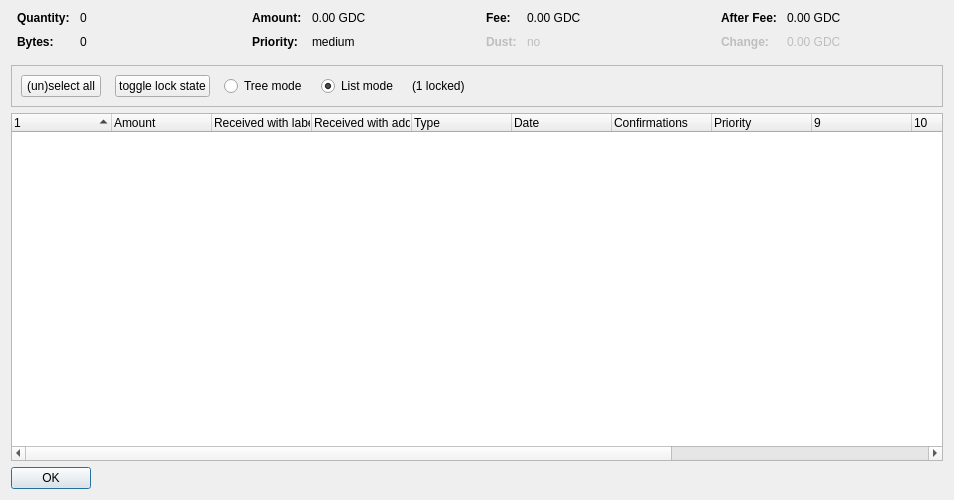
<?xml version="1.0" encoding="UTF-8"?>
<ui version="4.0">
 <class>CoinControlDialog</class>
 <widget class="QDialog" name="CoinControlDialog">
  <property name="geometry">
   <rect>
    <x>0</x>
    <y>0</y>
    <width>954</width>
    <height>500</height>
   </rect>
  </property>
  <property name="windowTitle">
   <string>Coin Selection</string>
  </property>
  <layout class="QVBoxLayout" name="verticalLayout">
   <item>
    <layout class="QHBoxLayout" name="horizontalLayoutTop" stretch="0,0,0,0">
     <property name="topMargin">
      <number>0</number>
     </property>
     <property name="bottomMargin">
      <number>10</number>
     </property>
     <item>
      <layout class="QFormLayout" name="formLayoutCoinControl1">
       <property name="horizontalSpacing">
        <number>10</number>
       </property>
       <property name="verticalSpacing">
        <number>10</number>
       </property>
       <property name="leftMargin">
        <number>6</number>
       </property>
       <property name="rightMargin">
        <number>6</number>
       </property>
       <item row="0" column="0">
        <widget class="QLabel" name="labelCoinControlQuantityText">
         <property name="font">
          <font>
           <weight>75</weight>
           <bold>true</bold>
          </font>
         </property>
         <property name="text">
          <string>Quantity:</string>
         </property>
        </widget>
       </item>
       <item row="0" column="1">
        <widget class="QLabel" name="labelCoinControlQuantity">
         <property name="cursor">
          <cursorShape>IBeamCursor</cursorShape>
         </property>
         <property name="contextMenuPolicy">
          <enum>Qt::ActionsContextMenu</enum>
         </property>
         <property name="text">
          <string notr="true">0</string>
         </property>
         <property name="textInteractionFlags">
          <set>Qt::LinksAccessibleByMouse|Qt::TextSelectableByKeyboard|Qt::TextSelectableByMouse</set>
         </property>
        </widget>
       </item>
       <item row="1" column="0">
        <widget class="QLabel" name="labelCoinControlBytesText">
         <property name="font">
          <font>
           <weight>75</weight>
           <bold>true</bold>
          </font>
         </property>
         <property name="text">
          <string>Bytes:</string>
         </property>
        </widget>
       </item>
       <item row="1" column="1">
        <widget class="QLabel" name="labelCoinControlBytes">
         <property name="cursor">
          <cursorShape>IBeamCursor</cursorShape>
         </property>
         <property name="contextMenuPolicy">
          <enum>Qt::ActionsContextMenu</enum>
         </property>
         <property name="text">
          <string notr="true">0</string>
         </property>
         <property name="textInteractionFlags">
          <set>Qt::LinksAccessibleByMouse|Qt::TextSelectableByKeyboard|Qt::TextSelectableByMouse</set>
         </property>
        </widget>
       </item>
      </layout>
     </item>
     <item>
      <layout class="QFormLayout" name="formLayoutCoinControl2">
       <property name="horizontalSpacing">
        <number>10</number>
       </property>
       <property name="verticalSpacing">
        <number>10</number>
       </property>
       <property name="leftMargin">
        <number>6</number>
       </property>
       <property name="rightMargin">
        <number>6</number>
       </property>
       <item row="0" column="0">
        <widget class="QLabel" name="labelCoinControlAmountText">
         <property name="font">
          <font>
           <weight>75</weight>
           <bold>true</bold>
          </font>
         </property>
         <property name="text">
          <string>Amount:</string>
         </property>
        </widget>
       </item>
       <item row="0" column="1">
        <widget class="QLabel" name="labelCoinControlAmount">
         <property name="cursor">
          <cursorShape>IBeamCursor</cursorShape>
         </property>
         <property name="contextMenuPolicy">
          <enum>Qt::ActionsContextMenu</enum>
         </property>
         <property name="text">
          <string notr="true">0.00 GDC</string>
         </property>
         <property name="textInteractionFlags">
          <set>Qt::LinksAccessibleByMouse|Qt::TextSelectableByKeyboard|Qt::TextSelectableByMouse</set>
         </property>
        </widget>
       </item>
       <item row="1" column="0">
        <widget class="QLabel" name="labelCoinControlPriorityText">
         <property name="font">
          <font>
           <weight>75</weight>
           <bold>true</bold>
          </font>
         </property>
         <property name="text">
          <string>Priority:</string>
         </property>
        </widget>
       </item>
       <item row="1" column="1">
        <widget class="QLabel" name="labelCoinControlPriority">
         <property name="cursor">
          <cursorShape>IBeamCursor</cursorShape>
         </property>
         <property name="contextMenuPolicy">
          <enum>Qt::ActionsContextMenu</enum>
         </property>
         <property name="text">
          <string>medium</string>
         </property>
         <property name="textInteractionFlags">
          <set>Qt::LinksAccessibleByMouse|Qt::TextSelectableByKeyboard|Qt::TextSelectableByMouse</set>
         </property>
        </widget>
       </item>
      </layout>
     </item>
     <item>
      <layout class="QFormLayout" name="formLayoutCoinControl3">
       <property name="horizontalSpacing">
        <number>10</number>
       </property>
       <property name="verticalSpacing">
        <number>10</number>
       </property>
       <property name="leftMargin">
        <number>6</number>
       </property>
       <property name="rightMargin">
        <number>6</number>
       </property>
       <item row="0" column="0">
        <widget class="QLabel" name="labelCoinControlFeeText">
         <property name="font">
          <font>
           <weight>75</weight>
           <bold>true</bold>
          </font>
         </property>
         <property name="text">
          <string>Fee:</string>
         </property>
        </widget>
       </item>
       <item row="0" column="1">
        <widget class="QLabel" name="labelCoinControlFee">
         <property name="cursor">
          <cursorShape>IBeamCursor</cursorShape>
         </property>
         <property name="contextMenuPolicy">
          <enum>Qt::ActionsContextMenu</enum>
         </property>
         <property name="text">
          <string notr="true">0.00 GDC</string>
         </property>
         <property name="textInteractionFlags">
          <set>Qt::LinksAccessibleByMouse|Qt::TextSelectableByKeyboard|Qt::TextSelectableByMouse</set>
         </property>
        </widget>
       </item>
       <item row="1" column="0">
        <widget class="QLabel" name="labelCoinControlLowOutputText">
         <property name="enabled">
          <bool>false</bool>
         </property>
         <property name="font">
          <font>
           <weight>75</weight>
           <bold>true</bold>
          </font>
         </property>
         <property name="text">
          <string>Dust:</string>
         </property>
        </widget>
       </item>
       <item row="1" column="1">
        <widget class="QLabel" name="labelCoinControlLowOutput">
         <property name="enabled">
          <bool>false</bool>
         </property>
         <property name="cursor">
          <cursorShape>IBeamCursor</cursorShape>
         </property>
         <property name="contextMenuPolicy">
          <enum>Qt::ActionsContextMenu</enum>
         </property>
         <property name="text">
          <string>no</string>
         </property>
         <property name="textInteractionFlags">
          <set>Qt::LinksAccessibleByMouse|Qt::TextSelectableByKeyboard|Qt::TextSelectableByMouse</set>
         </property>
        </widget>
       </item>
      </layout>
     </item>
     <item>
      <layout class="QFormLayout" name="formLayoutCoinControl4">
       <property name="horizontalSpacing">
        <number>10</number>
       </property>
       <property name="verticalSpacing">
        <number>10</number>
       </property>
       <property name="leftMargin">
        <number>6</number>
       </property>
       <property name="rightMargin">
        <number>6</number>
       </property>
       <item row="0" column="0">
        <widget class="QLabel" name="labelCoinControlAfterFeeText">
         <property name="font">
          <font>
           <weight>75</weight>
           <bold>true</bold>
          </font>
         </property>
         <property name="text">
          <string>After Fee:</string>
         </property>
        </widget>
       </item>
       <item row="0" column="1">
        <widget class="QLabel" name="labelCoinControlAfterFee">
         <property name="cursor">
          <cursorShape>IBeamCursor</cursorShape>
         </property>
         <property name="contextMenuPolicy">
          <enum>Qt::ActionsContextMenu</enum>
         </property>
         <property name="text">
          <string notr="true">0.00 GDC</string>
         </property>
         <property name="textInteractionFlags">
          <set>Qt::LinksAccessibleByMouse|Qt::TextSelectableByKeyboard|Qt::TextSelectableByMouse</set>
         </property>
        </widget>
       </item>
       <item row="1" column="0">
        <widget class="QLabel" name="labelCoinControlChangeText">
         <property name="enabled">
          <bool>false</bool>
         </property>
         <property name="font">
          <font>
           <weight>75</weight>
           <bold>true</bold>
          </font>
         </property>
         <property name="text">
          <string>Change:</string>
         </property>
        </widget>
       </item>
       <item row="1" column="1">
        <widget class="QLabel" name="labelCoinControlChange">
         <property name="enabled">
          <bool>false</bool>
         </property>
         <property name="cursor">
          <cursorShape>IBeamCursor</cursorShape>
         </property>
         <property name="contextMenuPolicy">
          <enum>Qt::ActionsContextMenu</enum>
         </property>
         <property name="text">
          <string notr="true">0.00 GDC</string>
         </property>
         <property name="textInteractionFlags">
          <set>Qt::LinksAccessibleByMouse|Qt::TextSelectableByKeyboard|Qt::TextSelectableByMouse</set>
         </property>
        </widget>
       </item>
      </layout>
     </item>
    </layout>
   </item>
   <item>
    <widget class="QFrame" name="frame">
     <property name="minimumSize">
      <size>
       <width>0</width>
       <height>40</height>
      </size>
     </property>
     <property name="frameShape">
      <enum>QFrame::StyledPanel</enum>
     </property>
     <property name="frameShadow">
      <enum>QFrame::Sunken</enum>
     </property>
     <layout class="QHBoxLayout" name="horizontalLayout">
      <item>
       <layout class="QHBoxLayout" name="horizontalLayoutPanel" stretch="0,0,0,0,0,0">
        <property name="spacing">
         <number>14</number>
        </property>
        <item>
         <widget class="QPushButton" name="pushButtonSelectAll">
          <property name="sizePolicy">
           <sizepolicy hsizetype="Maximum" vsizetype="Fixed">
            <horstretch>0</horstretch>
            <verstretch>0</verstretch>
           </sizepolicy>
          </property>
          <property name="text">
           <string>(un)select all</string>
          </property>
          <property name="autoDefault">
           <bool>false</bool>
          </property>
         </widget>
        </item>
        <item>
         <widget class="QPushButton" name="pushButtonToggleLock">
          <property name="sizePolicy">
           <sizepolicy hsizetype="Maximum" vsizetype="Fixed">
            <horstretch>0</horstretch>
            <verstretch>0</verstretch>
           </sizepolicy>
          </property>
          <property name="text">
           <string>toggle lock state</string>
          </property>
          <property name="autoDefault">
           <bool>false</bool>
          </property>
         </widget>
        </item>
        <item>
         <widget class="QRadioButton" name="radioTreeMode">
          <property name="sizePolicy">
           <sizepolicy hsizetype="Maximum" vsizetype="Fixed">
            <horstretch>0</horstretch>
            <verstretch>0</verstretch>
           </sizepolicy>
          </property>
          <property name="text">
           <string>Tree mode</string>
          </property>
         </widget>
        </item>
        <item>
         <widget class="QRadioButton" name="radioListMode">
          <property name="sizePolicy">
           <sizepolicy hsizetype="Maximum" vsizetype="Fixed">
            <horstretch>0</horstretch>
            <verstretch>0</verstretch>
           </sizepolicy>
          </property>
          <property name="text">
           <string>List mode</string>
          </property>
          <property name="checked">
           <bool>true</bool>
          </property>
         </widget>
        </item>
        <item>
         <widget class="QLabel" name="labelLocked">
          <property name="text">
           <string>(1 locked)</string>
          </property>
         </widget>
        </item>
        <item>
         <spacer name="horizontalSpacer">
          <property name="orientation">
           <enum>Qt::Horizontal</enum>
          </property>
          <property name="sizeHint" stdset="0">
           <size>
            <width>40</width>
            <height>20</height>
           </size>
          </property>
         </spacer>
        </item>
       </layout>
      </item>
     </layout>
    </widget>
   </item>
   <item>
    <widget class="CoinControlTreeWidget" name="treeWidget">
     <property name="contextMenuPolicy">
      <enum>Qt::CustomContextMenu</enum>
     </property>
     <property name="sortingEnabled">
      <bool>false</bool>
     </property>
     <property name="columnCount">
      <number>13</number>
     </property>
     <attribute name="headerShowSortIndicator" stdset="0">
      <bool>true</bool>
     </attribute>
     <attribute name="headerStretchLastSection">
      <bool>false</bool>
     </attribute>
     <column>
      <property name="text">
       <string/>
      </property>
     </column>
     <column>
      <property name="text">
       <string>Amount</string>
      </property>
     </column>
     <column>
      <property name="text">
       <string>Received with label</string>
      </property>
     </column>
     <column>
      <property name="text">
       <string>Received with address</string>
      </property>
     </column>
     <column>
      <property name="text">
       <string>Type</string>
      </property>
     </column>
     <column>
      <property name="text">
       <string>Date</string>
      </property>
     </column>
     <column>
      <property name="text">
       <string>Confirmations</string>
      </property>
      <property name="toolTip">
       <string>Confirmed</string>
      </property>
     </column>
     <column>
      <property name="text">
       <string>Priority</string>
      </property>
     </column>
     <column>
      <property name="text">
       <string/>
      </property>
     </column>
     <column>
      <property name="text">
       <string/>
      </property>
     </column>
     <column>
      <property name="text">
       <string/>
      </property>
     </column>
     <column>
      <property name="text">
       <string/>
      </property>
     </column>
     <column>
      <property name="text">
       <string/>
      </property>
     </column>
    </widget>
   </item>
   <item>
    <widget class="QDialogButtonBox" name="buttonBox">
     <property name="sizePolicy">
      <sizepolicy hsizetype="Maximum" vsizetype="Fixed">
       <horstretch>0</horstretch>
       <verstretch>0</verstretch>
      </sizepolicy>
     </property>
     <property name="orientation">
      <enum>Qt::Horizontal</enum>
     </property>
     <property name="standardButtons">
      <set>QDialogButtonBox::Ok</set>
     </property>
    </widget>
   </item>
  </layout>
 </widget>
 <customwidgets>
  <customwidget>
   <class>CoinControlTreeWidget</class>
   <extends>QTreeWidget</extends>
   <header>coincontroltreewidget.h</header>
  </customwidget>
 </customwidgets>
 <resources/>
 <connections/>
</ui>
